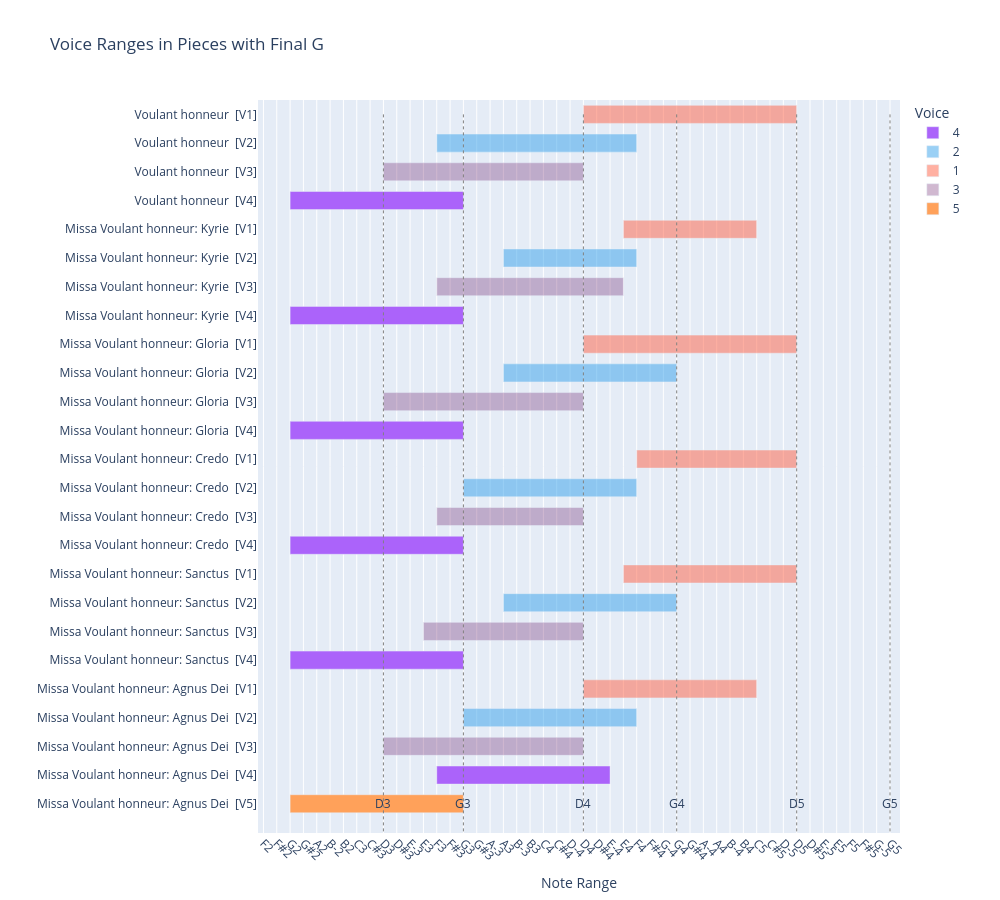

This figure's notebook cell:
### Code cell
# now the chart
title_sort = ['Voulant honneur', 
              'Missa Voulant honneur: Kyrie', 
              'Missa Voulant honneur: Gloria', 
              'Missa Voulant honneur: Credo', 
              'Missa Voulant honneur: Sanctus', 
              'Missa Voulant honneur: Agnus Dei']


# Set the column as an ordered categorical
corpus_pitch_data['Title'] = pd.Categorical(
    corpus_pitch_data['Title'],
    categories=title_sort,
    ordered=True
)

# Now sort respects that order
corpus_pitch_data.sort_values('Title', inplace=True)
voice_range_chart(corpus_pitch_data, recta_order, top_n=7)

### Figure 1 — Plotly figure (JSON) as saved in the notebook; plotly's stock layout.template omitted (floating-point values rounded to 4 significant figures)
{"data": [{"alignmentgroup": "True", "base": [5, 5, 5, 5, 5, 16], "customdata": [["Voulant honneur", "4", "G2 to G3"], ["Missa Voulant honneur: Kyrie", "4", "G2 to G3"], ["Missa Voulant honneur: Gloria", "4", "G2 to G3"], ["Missa Voulant honneur: Credo", "4", "G2 to G3"], ["Missa Voulant honneur: Sanctus", "4", "G2 to G3"], ["Missa Voulant honneur: Agnus Dei", "4", "F3 to E-4"]], "hovertemplate": "Voice=%{customdata[1]}<br>Lowest_pos=%{base}<br>Range_width=%{x}<br>Piece / Voice=%{y}<br>Title=%{customdata[0]}<br>Range=%{customdata[2]}<extra></extra>", "legendgroup": "4", "marker": {"color": "#ab63fa", "pattern": {"shape": ""}}, "name": "4", "offsetgroup": "4", "orientation": "h", "showlegend": true, "textposition": "auto", "type": "bar", "x": [13, 13, 13, 13, 13, 13], "xaxis": "x", "y": ["Voulant honneur  [V4]", "Missa Voulant honneur: Kyrie  [V4]", "Missa Voulant honneur: Gloria  [V4]", "Missa Voulant honneur: Credo  [V4]", "Missa Voulant honneur: Sanctus  [V4]", "Missa Voulant honneur: Agnus Dei  [V4]"], "yaxis": "y"}, {"alignmentgroup": "True", "base": [16, 21, 21, 18, 21, 18], "customdata": [["Voulant honneur", "2", "F3 to F4"], ["Missa Voulant honneur: Kyrie", "2", "A3 to F4"], ["Missa Voulant honneur: Gloria", "2", "A3 to G4"], ["Missa Voulant honneur: Credo", "2", "G3 to F4"], ["Missa Voulant honneur: Sanctus", "2", "A3 to G4"], ["Missa Voulant honneur: Agnus Dei", "2", "G3 to F4"]], "hovertemplate": "Voice=%{customdata[1]}<br>Lowest_pos=%{base}<br>Range_width=%{x}<br>Piece / Voice=%{y}<br>Title=%{customdata[0]}<br>Range=%{customdata[2]}<extra></extra>", "legendgroup": "2", "marker": {"color": "rgba(54, 162, 235, 0.5)", "pattern": {"shape": ""}}, "name": "2", "offsetgroup": "2", "orientation": "h", "showlegend": true, "textposition": "auto", "type": "bar", "x": [15, 10, 13, 13, 13, 13], "xaxis": "x", "y": ["Voulant honneur  [V2]", "Missa Voulant honneur: Kyrie  [V2]", "Missa Voulant honneur: Gloria  [V2]", "Missa Voulant honneur: Credo  [V2]", "Missa Voulant honneur: Sanctus  [V2]", "Missa Voulant honneur: Agnus Dei  [V2]"], "yaxis": "y"}, {"alignmentgroup": "True", "base": [27, 30, 27, 31, 30, 27], "customdata": [["Voulant honneur", "1", "D4 to D5"], ["Missa Voulant honneur: Kyrie", "1", "E4 to C5"], ["Missa Voulant honneur: Gloria", "1", "D4 to D5"], ["Missa Voulant honneur: Credo", "1", "F4 to D5"], ["Missa Voulant honneur: Sanctus", "1", "E4 to D5"], ["Missa Voulant honneur: Agnus Dei", "1", "D4 to C5"]], "hovertemplate": "Voice=%{customdata[1]}<br>Lowest_pos=%{base}<br>Range_width=%{x}<br>Piece / Voice=%{y}<br>Title=%{customdata[0]}<br>Range=%{customdata[2]}<extra></extra>", "legendgroup": "1", "marker": {"color": "rgba(255, 99, 71, 0.5)", "pattern": {"shape": ""}}, "name": "1", "offsetgroup": "1", "orientation": "h", "showlegend": true, "textposition": "auto", "type": "bar", "x": [16, 10, 16, 12, 13, 13], "xaxis": "x", "y": ["Voulant honneur  [V1]", "Missa Voulant honneur: Kyrie  [V1]", "Missa Voulant honneur: Gloria  [V1]", "Missa Voulant honneur: Credo  [V1]", "Missa Voulant honneur: Sanctus  [V1]", "Missa Voulant honneur: Agnus Dei  [V1]"], "yaxis": "y"}, {"alignmentgroup": "True", "base": [12, 16, 12, 16, 15, 12], "customdata": [["Voulant honneur", "3", "D3 to D4"], ["Missa Voulant honneur: Kyrie", "3", "F3 to E4"], ["Missa Voulant honneur: Gloria", "3", "D3 to D4"], ["Missa Voulant honneur: Credo", "3", "F3 to D4"], ["Missa Voulant honneur: Sanctus", "3", "E3 to D4"], ["Missa Voulant honneur: Agnus Dei", "3", "D3 to D4"]], "hovertemplate": "Voice=%{customdata[1]}<br>Lowest_pos=%{base}<br>Range_width=%{x}<br>Piece / Voice=%{y}<br>Title=%{customdata[0]}<br>Range=%{customdata[2]}<extra></extra>", "legendgroup": "3", "marker": {"color": "rgba(100, 20, 100, 0.3)", "pattern": {"shape": ""}}, "name": "3", "offsetgroup": "3", "orientation": "h", "showlegend": true, "textposition": "auto", "type": "bar", "x": [15, 14, 15, 11, 12, 15], "xaxis": "x", "y": ["Voulant honneur  [V3]", "Missa Voulant honneur: Kyrie  [V3]", "Missa Voulant honneur: Gloria  [V3]", "Missa Voulant honneur: Credo  [V3]", "Missa Voulant honneur: Sanctus  [V3]", "Missa Voulant honneur: Agnus Dei  [V3]"], "yaxis": "y"}, {"alignmentgroup": "True", "base": [5], "customdata": [["Missa Voulant honneur: Agnus Dei", "5", "G2 to G3"]], "hovertemplate": "Voice=%{customdata[1]}<br>Lowest_pos=%{base}<br>Range_width=%{x}<br>Piece / Voice=%{y}<br>Title=%{customdata[0]}<br>Range=%{customdata[2]}<extra></extra>", "legendgroup": "5", "marker": {"color": "#FFA15A", "pattern": {"shape": ""}}, "name": "5", "offsetgroup": "5", "orientation": "h", "showlegend": true, "textposition": "auto", "type": "bar", "x": [13], "xaxis": "x", "y": ["Missa Voulant honneur: Agnus Dei  [V5]"], "yaxis": "y"}], "layout": {"annotations": [{"font": {"size": 12}, "showarrow": false, "text": "D3", "x": 12, "y": 24}, {"font": {"size": 12}, "showarrow": false, "text": "G3", "x": 18, "y": 24}, {"font": {"size": 12}, "showarrow": false, "text": "D4", "x": 27, "y": 24}, {"font": {"size": 12}, "showarrow": false, "text": "G4", "x": 34, "y": 24}, {"font": {"size": 12}, "showarrow": false, "text": "D5", "x": 43, "y": 24}, {"font": {"size": 12}, "showarrow": false, "text": "G5", "x": 50, "y": 24}], "bargap": 0.3, "bargroupgap": 0.1, "barmode": "relative", "height": 900, "legend": {"title": {"text": "Voice"}, "tracegroupgap": 0}, "margin": {"b": 50, "l": 250, "r": 100, "t": 100}, "shapes": [{"line": {"color": "gray", "dash": "dot", "width": 1}, "type": "line", "x0": 12, "x1": 12, "y0": 0, "y1": 25}, {"line": {"color": "gray", "dash": "dot", "width": 1}, "type": "line", "x0": 18, "x1": 18, "y0": 0, "y1": 25}, {"line": {"color": "gray", "dash": "dot", "width": 1}, "type": "line", "x0": 27, "x1": 27, "y0": 0, "y1": 25}, {"line": {"color": "gray", "dash": "dot", "width": 1}, "type": "line", "x0": 34, "x1": 34, "y0": 0, "y1": 25}, {"line": {"color": "gray", "dash": "dot", "width": 1}, "type": "line", "x0": 43, "x1": 43, "y0": 0, "y1": 25}, {"line": {"color": "gray", "dash": "dot", "width": 1}, "type": "line", "x0": 50, "x1": 50, "y0": 0, "y1": 25}], "title": {"text": "Voice Ranges in Pieces with Final G"}, "width": 1000, "xaxis": {"anchor": "y", "autorange": true, "domain": [0, 1], "range": [2.589, 50.82], "tickangle": 45, "tickmode": "array", "ticktext": ["D2", "E-2", "E2", "F2", "F#2", "G2", "G#2", "A2", "B-2", "B2", "C3", "C#3", "D3", "D#3", "E-3", "E3", "F3", "F#3", "G3", "G#3", "A-3", "A3", "B-3", "B3", "C4", "C#4", "D-4", "D4", "D#4", "E-4", "E4", "F4", "F#4", "G-4", "G4", "G#4", "A-4", "A4", "B-4", "B4", "C5", "C#5", "D-5", "D5", "D#5", "E-5", "E5", "F5", "F#5", "G-5", "G5", "G#5", "A-5", "A5", "B-5", "B5", "C6"], "tickvals": [0, 1, 2, 3, 4, 5, 6, 7, 8, 9, 10, 11, 12, 13, 14, 15, 16, 17, 18, 19, 20, 21, 22, 23, 24, 25, 26, 27, 28, 29, 30, 31, 32, 33, 34, 35, 36, 37, 38, 39, 40, 41, 42, 43, 44, 45, 46, 47, 48, 49, 50, 51, 52, 53, 54, 55, 56], "title": {"text": "Note Range"}, "type": "linear"}, "yaxis": {"anchor": "x", "autorange": true, "categoryarray": ["Voulant honneur  [V1]", "Voulant honneur  [V2]", "Voulant honneur  [V3]", "Voulant honneur  [V4]", "Missa Voulant honneur: Kyrie  [V1]", "Missa Voulant honneur: Kyrie  [V2]", "Missa Voulant honneur: Kyrie  [V3]", "Missa Voulant honneur: Kyrie  [V4]", "Missa Voulant honneur: Gloria  [V1]", "Missa Voulant honneur: Gloria  [V2]", "Missa Voulant honneur: Gloria  [V3]", "Missa Voulant honneur: Gloria  [V4]", "Missa Voulant honneur: Credo  [V1]", "Missa Voulant honneur: Credo  [V2]", "Missa Voulant honneur: Credo  [V3]", "Missa Voulant honneur: Credo  [V4]", "Missa Voulant honneur: Sanctus  [V1]", "Missa Voulant honneur: Sanctus  [V2]", "Missa Voulant honneur: Sanctus  [V3]", "Missa Voulant honneur: Sanctus  [V4]", "Missa Voulant honneur: Agnus Dei  [V1]", "Missa Voulant honneur: Agnus Dei  [V2]", "Missa Voulant honneur: Agnus Dei  [V3]", "Missa Voulant honneur: Agnus Dei  [V4]", "Missa Voulant honneur: Agnus Dei  [V5]"], "categoryorder": "array", "domain": [0, 1], "range": [25.02, -0.5], "title": {"text": ""}, "type": "category"}}}
